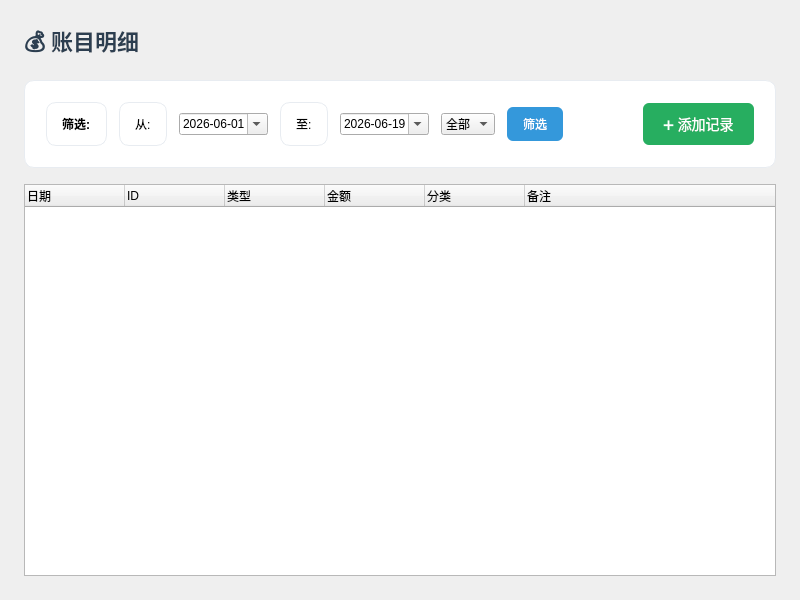
<?xml version="1.0" encoding="UTF-8"?>
<ui version="4.0">
 <class>FlowPage</class>
 <widget class="QWidget" name="FlowPage">
  <property name="geometry">
   <rect><x>0</x><y>0</y><width>800</width><height>600</height></rect>
  </property>
  <layout class="QVBoxLayout" name="mainLayout">
   <property name="leftMargin"><number>24</number></property>
   <property name="topMargin"><number>24</number></property>
   <property name="rightMargin"><number>24</number></property>
   <property name="bottomMargin"><number>24</number></property>
   <property name="spacing"><number>16</number></property>

   <!-- 页面标题 -->
   <item>
    <widget class="QLabel" name="titleLabel">
     <property name="text"><string>💰 账目明细</string></property>
     <property name="styleSheet"><string notr="true">font-size: 22px; font-weight: bold; color: #2C3E50; background: transparent;</string></property>
    </widget>
   </item>

   <!-- 筛选工具栏 -->
   <item>
    <widget class="QFrame" name="toolbar">
     <property name="styleSheet"><string notr="true">QFrame { background: white; border-radius: 10px; border: 1px solid #E8ECF1; padding: 12px; }</string></property>
     <layout class="QHBoxLayout" name="toolLayout">
      <property name="spacing"><number>12</number></property>

      <!-- 筛选标签 -->
      <item>
       <widget class="QLabel" name="filterLabel">
        <property name="text"><string>筛选:</string></property>
        <property name="styleSheet"><string notr="true">font-weight: bold; background: transparent;</string></property>
       </widget>
      </item>

      <!-- 从: 起始日期 -->
      <item>
       <widget class="QLabel" name="fromLabel">
        <property name="text"><string>从:</string></property>
       </widget>
      </item>
      <item>
       <widget class="QDateEdit" name="m_filterStart">
        <property name="calendarPopup"><bool>true</bool></property>
        <property name="displayFormat"><string>yyyy-MM-dd</string></property>
        <property name="minimumWidth"><number>160</number></property>
        <property name="date"><date><year>2026</year><month>6</month><day>1</day></date></property>
       </widget>
      </item>

      <!-- 至: 结束日期 -->
      <item>
       <widget class="QLabel" name="toLabel">
        <property name="text"><string>至:</string></property>
       </widget>
      </item>
      <item>
       <widget class="QDateEdit" name="m_filterEnd">
        <property name="calendarPopup"><bool>true</bool></property>
        <property name="displayFormat"><string>yyyy-MM-dd</string></property>
        <property name="minimumWidth"><number>160</number></property>
        <property name="date"><date><year>2026</year><month>6</month><day>19</day></date></property>
       </widget>
      </item>

      <!-- 类型筛选 -->
      <item>
       <widget class="QComboBox" name="m_filterType">
        <item><property name="text"><string>全部</string></property></item>
        <item><property name="text"><string>支出</string></property></item>
        <item><property name="text"><string>收入</string></property></item>
       </widget>
      </item>

      <!-- 筛选按钮 -->
      <item>
       <widget class="QPushButton" name="btnFilter">
        <property name="text"><string>筛选</string></property>
        <property name="styleSheet"><string notr="true">QPushButton { background: #3498DB; color: white; padding: 8px 16px; border-radius: 6px; } QPushButton:hover { background: #2980B9; }</string></property>
       </widget>
      </item>

      <!-- 弹性空间 -->
      <item>
       <spacer name="toolSpacer">
        <property name="orientation"><enum>Qt::Horizontal</enum></property>
        <property name="sizeHint"><size><width>40</width><height>20</height></size></property>
       </spacer>
      </item>

      <!-- 添加记录按钮 -->
      <item>
       <widget class="QPushButton" name="m_btnAdd">
        <property name="text"><string>➕ 添加记录</string></property>
        <property name="styleSheet"><string notr="true">QPushButton { background: #27AE60; color: white; padding: 10px 20px; font-size: 14px; border-radius: 6px; } QPushButton:hover { background: #219A52; }</string></property>
       </widget>
      </item>
     </layout>
    </widget>
   </item>

   <!-- 流水树 -->
   <item>
    <widget class="QTreeWidget" name="m_tree">
     <property name="rootIsDecorated"><bool>true</bool></property>
     <property name="indentation"><number>20</number></property>
     <property name="animated"><bool>true</bool></property>
     <property name="alternatingRowColors"><bool>false</bool></property>
     <property name="styleSheet"><string notr="true">QTreeWidget::item { padding: 6px 4px; border-bottom: 1px solid #F0F3F7; } QTreeWidget::item:hover { background-color: #F5F7FA; }</string></property>
     <column>
      <property name="text"><string>日期</string></property>
     </column>
     <column>
      <property name="text"><string>ID</string></property>
     </column>
     <column>
      <property name="text"><string>类型</string></property>
     </column>
     <column>
      <property name="text"><string>金额</string></property>
     </column>
     <column>
      <property name="text"><string>分类</string></property>
     </column>
     <column>
      <property name="text"><string>备注</string></property>
     </column>
    </widget>
   </item>
  </layout>
 </widget>
</ui>
